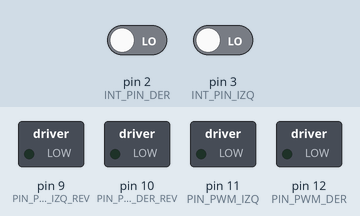
Simulated run of this sketch. Board: Arduino Uno, built with avr-gcc and run on an emulated ATmega328P. Parts: switched loads named in the sketch (green lamp = pin HIGH). The inputs (shaded band) are chosen by the test bench; at power-on: pin 2 (INT_PIN_DER) LOW, pin 3 (INT_PIN_IZQ) LOW. What the sketch prints to the serial monitor is not drawn.

Above: at 0.15 s.
At 0.5 s:
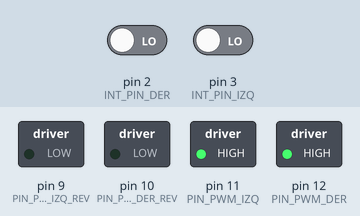
Timing chart, 0 to 2.0 s (numbered marks = the images above):
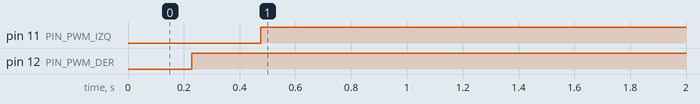

The sketch:

control_motor.ino
```cpp
// define IO pins
#define INT_PIN_DER    2  // D2 pin for external interrupt 0
#define INT_PIN_IZQ    3  // D3 pin for external interrupt 1

#define PIN_PWM_IZQ_REV     9
#define     PIN_PWM_IZQ    11
#define PIN_PWM_DER_REV    10
#define     PIN_PWM_DER    12

#define        MAX_TIME 10000.0
#define        pin_encoder_derecho    4    //al blanco del encoder derecho
#define        pin_encoder_izquierdo  5    //al blanco del encoder izquierdo
#define        max_aceleracion        0.05

// define global variables here
float Dt_izq   = MAX_TIME;
float Dt_der   = MAX_TIME;
float Dt_izq_0 = MAX_TIME;
float Dt_der_0 = MAX_TIME;


int ms=0;
boolean lapso;

long tiempo_ultimo_pulso_izq=-1*MAX_TIME;
long tiempo_ultimo_pulso_der=-1*MAX_TIME;

float v_izq;
float v_der;

int pwm_izq;
int pwm_der;

int dir_izq;
int dir_der;

int contador;

float VELOCIDAD = 0;
float     CURVA = 0;


int contador_demo;
//*********************************************
void setup()
{
  pinMode(PIN_PWM_IZQ,OUTPUT);
  pinMode(PIN_PWM_IZQ_REV,OUTPUT);
  pinMode(PIN_PWM_DER,OUTPUT);
  pinMode(PIN_PWM_DER_REV,OUTPUT);

  pinMode(pin_encoder_izquierdo, INPUT);
  pinMode(pin_encoder_derecho, INPUT);

  attachInterrupt(0, IntEncoderIzq, RISING);//RISING
  attachInterrupt(1, IntEncoderDer, RISING);//RISING

  Serial.begin(115200);
  Serial.println("Inicio");


  //la velocidad que he conseguido con la pila cargada 100% es hasta algo menos de 120
  VELOCIDAD = 1;//[0,115]
  CURVA = 0;//[-1   -0.5   0   0.5   1]

  lapso=true;
}


//*********************************************
void loop(){

  if(ms>5){
    ms=0;
    lapso=true;
    contador++;
  }
  else{
    ms=millis();
    lapso=false;
  }

  direccion();
  motor();

  if(contador%100==0){
   Serial.print(pwm_der);//, 4);
   Serial.print("-");//, 4);
   Serial.println(pwm_izq);//, 4) ;
  }
  /*
  if(contador%1000==0){
  /*
    if(contador_demo==0){
     VELOCIDAD = 50;//[0,115]
      CURVA = 0;//[-1   -0.5   0   0.5   1]
    }else if(contador_demo==1){
      CURVA = 1;//[-1   -0.5   0   0.5   1]
    }else if(contador_demo==2){
      VELOCIDAD = -50;//[0,115]
      CURVA =0;//[-1   -0.5   0   0.5   1]
    }else if(contador_demo==3){
      CURVA =1;//[-1   -0.5   0   0.5   1]
    }else{
      contador_demo=-1;
    }

    contador_demo++;


  }*/

}


void motor(){

  float v_der_real = VDer();
  float v_izq_real = VIzq();

  if(contador%20==0){

    if(v_der_real<v_der && a_der()<max_aceleracion){
      pwm_der++;
    }
    else if(v_der <v_der_real && a_der()>-1*max_aceleracion){
      pwm_der--;
    }
    if(v_izq_real <v_izq && a_izq()<max_aceleracion){
      pwm_izq++;

    }
    else if(v_izq <v_izq_real && a_izq()>-1*max_aceleracion){
      pwm_izq--;
    }
    //
    if(pwm_izq >255){
      pwm_izq=255;
    }
    else if(pwm_izq <-255){
      pwm_izq=-255;
    }
    //
    if(pwm_der >255){
      pwm_der=255;
    }
    else if(pwm_der <-255){
      pwm_der=-255;
    }
    //
    if(pwm_izq<0){
      analogWrite(PIN_PWM_IZQ,0);
      analogWrite(PIN_PWM_IZQ_REV,abs(pwm_izq));
    }
    else if(pwm_izq>0){
      analogWrite(PIN_PWM_IZQ_REV,0);
      analogWrite(PIN_PWM_IZQ,pwm_izq);
    }
    else{
      analogWrite(PIN_PWM_IZQ,0);
      analogWrite(PIN_PWM_IZQ_REV,0);
    }

    if(pwm_der<0){
      analogWrite(PIN_PWM_DER,0);
      analogWrite(PIN_PWM_DER_REV,abs(pwm_der));
    }
    else if(pwm_der>0){
      analogWrite(PIN_PWM_DER_REV,0);
      analogWrite(PIN_PWM_DER,pwm_der);
    }
    else{
      analogWrite(PIN_PWM_DER,0);
      analogWrite(PIN_PWM_DER_REV,0);
    }
    //Controlar carga bateria con PWM y Velocidad que coje
    if(_PWM(v_der_real)/abs(pwm_der)<0.70){
      //Led derecho rojo encendido
      //analogWrite(LOW_BAT_DER,50);
    }
    if(_PWM(v_izq_real)/abs(pwm_izq)<0.70){
      //Led izquierdo rojo encendido
      //analogWrite(LOW_BAT_IZQ,50);

    }
  }
}

//***************
int _PWM(float v){

 int pwm;

 //ajuste por mnimos cuadradados con medidas de PWNM/velocidad
 pwm=69.0-3.0*v+0.04*pow(v,2);


 if(pwm>255)
 pwm=255;

 return pwm;
}
//***************
void direccion(){
  /*
  CURVA = -0.5; //[-1   -0.5   0   0.5   1]
   */
  if(CURVA <0){
    v_izq = VELOCIDAD * (1.00 + CURVA * 2.00);
    v_der = VELOCIDAD;
  }
  else if(CURVA>0){
    v_izq = VELOCIDAD;
    v_der = VELOCIDAD * (1.00 - CURVA * 2.00);
  }
  else{
    v_izq = VELOCIDAD;
    v_der = VELOCIDAD;
  }
}
//**********************************************

float a_izq(){

  return 750000.0 * (1.0/Dt_izq-1.0/Dt_izq_0)/Dt_izq;


}
float a_der(){

  return 750000.0 * (1.0/Dt_der-1.0/Dt_der_0)/Dt_der;


}
//**********************************************
float VIzq(){

  int direccion=-1;
  if(dir_izq){
    direccion = 1;
  }

  if((micros()-tiempo_ultimo_pulso_izq)>MAX_TIME)
    return 0;
  else
    return direccion * (750000.0/Dt_izq);
}
float VDer(){

  int direccion=-1;
  if(dir_der){
    direccion = 1;
  }

  if((micros()-tiempo_ultimo_pulso_der)>MAX_TIME)
    return 0;
  else
    return direccion * (750000.0/Dt_der);
}

//**********************************************
//Lectura del encoder izquierdo
void IntEncoderIzq()
{
  dir_izq=digitalRead(pin_encoder_izquierdo);
  Dt_izq_0 = Dt_izq;
  Dt_izq=micros()-tiempo_ultimo_pulso_izq;                               // time between last state change and this state change
  tiempo_ultimo_pulso_izq=micros();  // update tiempo_ultimo_pulso_izq with time of most recent state change
}


//Lectura del encoder derecho
void IntEncoderDer()
{
  dir_der=digitalRead(pin_encoder_derecho) ;
  Dt_der_0 = Dt_der;
  Dt_der=micros()-tiempo_ultimo_pulso_der;                               // time between last state change and this state change
  tiempo_ultimo_pulso_der=micros();  // update tiempo_ultimo_pulso_izq with time of most recent state change
}
```

Measured:
- by itself, pin 11 (PIN_PWM_IZQ): LOW → HIGH at 0.48 s
- by itself, pin 12 (PIN_PWM_DER): LOW → HIGH at 0.23 s
